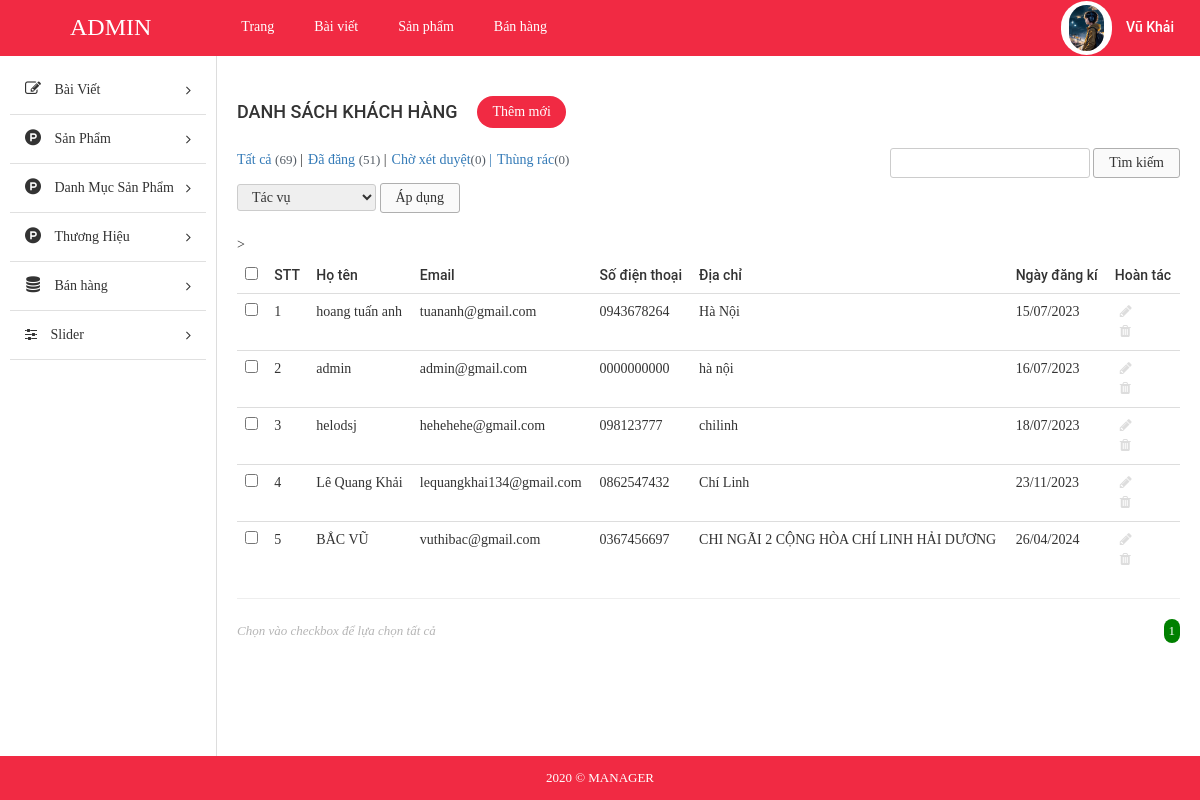
/admin/index.php?modules=customers&controllers=index&action=list (signed in), run on the app's committed database.
### tables this page shows
CREATE TABLE `tbl_customer` (
  `id` int(11) NOT NULL,
  `username` varchar(255) NOT NULL,
  `password` varchar(255) NOT NULL,
  `fullname` varchar(255) NOT NULL,
  `mail` varchar(255) NOT NULL,
  `phone` varchar(10) NOT NULL,
  `address` text NOT NULL,
  `create_date` varchar(255) NOT NULL
);

### admin/libraries/database.php (called while the page is built, shortened)
<?php
function db_query($query_string) {
    global $conn;
    $result = mysqli_query($conn, $query_string);
    return $result;
}
function db_fetch_array($query_string) {
    $result = array();
    $mysqli_result = db_query($query_string);
    while ($row = mysqli_fetch_assoc($mysqli_result)) {
        $result[] = $row;
    }
    return $result;
}

### admin/modules/customers/models/indexModel.php (called while the page is built)
<?php
function getAllCustomer(){
	return db_fetch_array("SELECT * FROM `tbl_customer`");
}
 ?>

### admin/modules/customers/controllers/indexController.php (called while the page is built, shortened)
<?php
function listAction() {
	$data_tmp =  getAllCustomer();
	if(!empty($_GET['page'])){
		$page = $_GET['page'];
	}else{
		$page =1;
	}
	$numProduct = count($data_tmp);
	$productOnPage = 5;
	$num = ceil($numProduct/$productOnPage);
	$start = ($page - 1) * $productOnPage;
	$res =[];
	for ($i=$start; $i < $start+$productOnPage; $i++) {
		if(isset($data_tmp[$i]))
        $res[] = $data_tmp[$i];
	};
	$data = [$res, $num, $page];
	 load_view('index',$data);
}
?>

### admin/core/router.php (called while the page is built, shortened)
<?php
$action_name = get_action().'Action';
call_function(array('construct', $action_name));

### admin/core/appload.php (called while the page is built, shortened)
<?php
require CONFIGPATH . DIRECTORY_SEPARATOR . 'database.php';
require LIBPATH . DIRECTORY_SEPARATOR . 'database.php';
require COREPATH . DIRECTORY_SEPARATOR . 'base.php';
require COREPATH . DIRECTORY_SEPARATOR . 'router.php';

### admin/index.php (called while the page is built, shortened)
<?php
require COREPATH.DIRECTORY_SEPARATOR.'appload.php';

### admin/modules/customers/views/indexView.php (the view, shortened to what this page needs)
<div id="main-content-wp" class="list-product-page">
    <div class="wrap clearfix">
        <div id="content" class="fl-right">
            <div class="section" id="title-page">
                <div class="clearfix">
                    <h3 id="index" class="fl-left">Danh sách khách hàng</h3>
                    <a href="?page=add_cat" title="" id="add-new" class="fl-left">Thêm mới</a>
                </div>
            </div>
            <div class="section" id="detail-page">
                <div class="section-detail">
                    <div class="filter-wp clearfix">
                        <ul class="post-status fl-left">
                            <li class="all"><a href="">Tất cả <span class="count">(69)</span></a> |</li>
                            <li class="publish"><a href="">Đã đăng <span class="count">(51)</span></a> |</li>
                            <li class="pending"><a href="">Chờ xét duyệt<span class="count">(0)</span> |</a></li>
                            <li class="pending"><a href="">Thùng rác<span class="count">(0)</span></a></li>
                        </ul>
                        <form method="GET" class="form-s fl-right">
                            <input type="text" name="s" id="s">
                            <input type="submit" name="sm_s" value="Tìm kiếm">
                        </form>
                    </div>
                    <div class="actions">
                        <form method="GET" action="" class="form-actions">
                            <select name="actions">
                                <option value="0">Tác vụ</option>
                            </select>
                            <input type="submit" name="sm_action" value="Áp dụng">
                        </form>
                    </div>
                    <div class="table-responsive">
                        <table class="table list-table-wp">
                            <thead>
                                <tr>
                                    <td><input type="checkbox" name="checkAll" id="checkAll"></td>
                                    <td><span class="thead-text">STT</span></td>
                                    <td><span class="thead-text">Họ tên</span></td>
                                    <td><span class="thead-text">Email</span></td>
                                    <td><span class="thead-text">Số điện thoại</span></td>
                                    <td><span class="thead-text">Địa chỉ</span></td>
                                    <td><span class="thead-text">Ngày đăng kí</span></td>>
                                    <td><span class="thead-text">Hoàn tác</span></td>
                                </tr>
                            </thead>
                            <tbody>
                                <?php if(!empty($data['0']))  foreach ($data['0'] as $key => $value) {?>
                                <tr>
                                    <td><input type="checkbox" name="checkItem" class="checkItem"></td>
                                    <td><span class="tbody-text"><?php echo ($key +1); ?></h3></span>
                                    <td><span class="tbody-text"><?php echo $value['fullname']; ?></h3></span>
                                    <td><span class="tbody-text"><?php echo $value['mail']; ?></span></td>
                                    <td><span class="tbody-text"><?php echo $value['phone']; ?></span></td>
                                    <td><span class="tbody-text"><?php echo $value['address']; ?></span></td>
                                    <td><span class="tbody-text"><?php echo $value['create_date']; ?></span></td>
                                    <td>
                                        <ul class="list-operation ">
                                            <li><a href="" title="Sửa" class="edit"><i class="fa fa-pencil" aria-hidden="true"></i></a></li>
                                            <li><a href="" title="Xóa" class="delete"><i class="fa fa-trash" aria-hidden="true"></i></a></li>
                                        </ul>
                                    </td>
                                </tr>
                                <?php }; ?>
                            </tbody>
                        </table>
                        <hr>
                    </div>
                </div>
            </div>
            <div class="section" id="paging-wp">
                <div class="section-detail clearfix">
                    <p id="desc" class="fl-left">Chọn vào checkbox để lựa chọn tất cả</p>
                    <ul id="list-paging" class="fl-right">
                         <?php for ($i=1; $i <= $data['1'] ; $i++) { ?>
                        <li>
                            <a <?php if($i == $data['2']) echo 'style="background-color: green;color:white; border-radius:300px;"';  ?>  href="?modules=categorys&controllers=index&action=list&page=<?php echo $i; ?>" title=""><?php echo $i; ?></a>
                        </li>
                        <?php }; ?>
                    </ul>
                </div>
            </div>
        </div>
    </div>
</div>

### admin/core/base.php (shortened to what this page needs)
<?php
function get_module() {
    global $config;
    $module = isset($_GET['modules']) ? $_GET['modules'] : $config['default_module'];
    return $module;
}
function call_function($list_function = array()) {
    if (is_array($list_function)) {
        foreach ($list_function as $f) {
            if (function_exists($f())) {
                $f();
            }
        }
    }
}
function load_view($name, $data_send = array()) {
    $data = $data_send;
    $path = MODULESPATH . DIRECTORY_SEPARATOR . get_module() . DIRECTORY_SEPARATOR . 'views' . DIRECTORY_SEPARATOR . $name . 'View.php';
    if (file_exists($path)) {
        require $path;
    } else {
        echo "Không tìm thấy {$path}";
    }
}
function get_header($name = '') {
    global $data;
    if (empty($name)) {
        $name = 'header';
    } else {
        $name = "header-{$name}";
    }
    $path = LAYOUTPATH . DIRECTORY_SEPARATOR . $name . '.php';
    if (file_exists($path)) {
        if (is_array($data)) {
            foreach ($data as $key => $a) {
                $$key = $a;
            }
        }
        require $path;
    } else {
        echo "Không tìm thấy {$path}";
    }
}
function get_footer($name = '') {
    global $data;
    if (empty($name)) {
        $name = 'footer';
    } else {
        $name = "footer-{$name}";
    }
    $path = LAYOUTPATH . DIRECTORY_SEPARATOR . $name . '.php';
    if (file_exists($path)) {
        if (is_array($data)) {
            foreach ($data as $key => $a) {
                $$key = $a;
            }
        }
        require $path;
    } else {
        echo "Không tìm thấy {$path}";
    }
}
function get_sidebar($name = '') {
    global $data;
    if (empty($name)) {
        $name = 'sidebar';
    } else {
        $name = "sidebar-{$name}";
    }
    $path = LAYOUTPATH . DIRECTORY_SEPARATOR . $name . '.php';
    if (file_exists($path)) {
        if (is_array($data)) {
            foreach ($data as $key => $a) {
                $$key = $a;
            }
        }
        require $path;
    } else {
        echo "Không tìm thấy {$path}";
    }
}
?>

### admin/public/css/import/global.css (style rules this page uses)
body { font-family: "Roboto Regular"; font-size: 14px; line-height: 24px; color: #333; }
.fl-left { float: left; }
.fl-right { float: right; }
ul li { list-style: none!important; }
a { text-decoration: none!important; }

### admin/public/css/import/list_post.css (style rules this page uses)
#content { width: 82%; border-left: 1px solid #ddd; padding: 20px; }
#add-new { display: inline-block; color: #fff; background: #f12a43; padding: 4px 15px; margin: 20px; border-radius: 20px; }
#index { font-family: 'Roboto Medium'; font-weight: normal; text-transform: uppercase; font-size: 18px; padding: 24px 0px; }
.list-table-wp thead tr td { font-family: 'Roboto Medium'; font-weight: normal; }
.list-operation li { float: left; }
.list-operation li a { display: block; padding: 0px 5px; color: #ddd; }
.list-operation { width: 25%; }
#paging-wp #desc { font-size: 13px; color: #b5b5b5; font-style: italic; }
#list-paging li { float: left; }
#list-paging li a { display: inline-block; color: #555; font-size: 13px; padding: 0px 5px; }
.filter-wp { margin-bottom: 5px; }
.actions { margin-bottom: 20px; }
.post-status li { float: left; font-size: 14px; margin-right: 5px; }
.post-status li .count { color: #555d66; font-size: 13px; display: inline-block; }
.form-s input[type="text"], .form-actions select { border-radius: 3px; border: 1px solid #ccc; padding: 2px 10px; }
.form-s input[type="submit"], .form-actions input[type="submit"] { border-radius: 3px; border: 1px solid #afafaf; padding: 2px 15px; background: #fafafa; }
.form-actions select { padding: 4px 10px; }

### admin/public/css/import/menu.css (style rules this page uses)
.actions select { border-radius: 3px; border: 1px solid #ccc; padding: 4px 10px; }

### admin/public/css/import/detail_order.css (style rules this page uses)
.table { margin-bottom: 0!important; }

### data on the page
tbl_customer: fullname "hoang tuấn anh", mail "tuananh@gmail.com", phone "0943678264", address "Hà Nội", create_date "15/07/2023"
tbl_customer: fullname "admin", mail "admin@gmail.com", phone "0000000000", address "hà nội", create_date "16/07/2023"
tbl_customer: fullname "helodsj", mail "hehehehe@gmail.com", phone "098123777", address "chilinh", create_date "18/07/2023"
tbl_customer: fullname "Lê Quang Khải", mail "lequangkhai134@gmail.com", phone "0862547432", address "Chí Linh", create_date "23/11/2023"
tbl_customer: fullname "BẮC VŨ", mail "vuthibac@gmail.com", phone "0367456697", address "CHI NGÃI 2 CỘNG HÒA CHÍ LINH HẢI DƯƠNG", create_date "26/04/2024"
